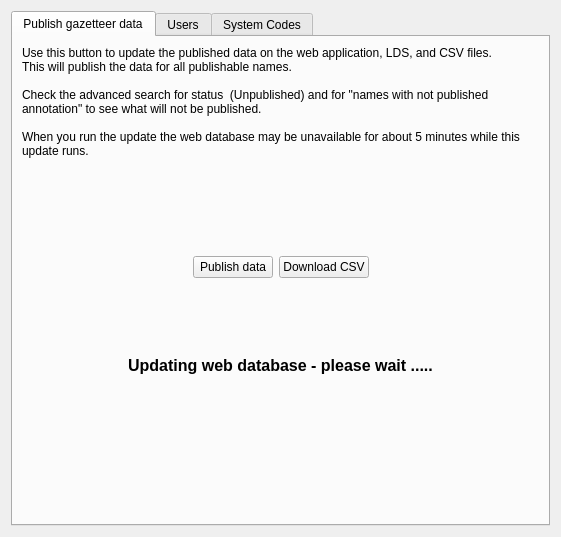
<?xml version="1.0" encoding="UTF-8"?>
<ui version="4.0">
 <class>AdminWidget</class>
 <widget class="QWidget" name="AdminWidget">
  <property name="geometry">
   <rect>
    <x>0</x>
    <y>0</y>
    <width>561</width>
    <height>537</height>
   </rect>
  </property>
  <property name="windowTitle">
   <string>Form</string>
  </property>
  <layout class="QVBoxLayout" name="verticalLayout">
   <item>
    <widget class="QTabWidget" name="tabWidget">
     <property name="currentIndex">
      <number>0</number>
     </property>
     <widget class="QWidget" name="tab">
      <attribute name="title">
       <string>Publish gazetteer data</string>
      </attribute>
      <layout class="QVBoxLayout" name="verticalLayout_4">
       <item>
        <widget class="QLabel" name="label">
         <property name="text">
          <string>Use this button to update the published data on the web application, LDS, and CSV files.
This will publish the data for all publishable names.

Check the advanced search for status  (Unpublished) and for &quot;names with not published annotation&quot; to see what will not be published.

When you run the update the web database may be unavailable for about 5 minutes while this update runs.</string>
         </property>
         <property name="wordWrap">
          <bool>true</bool>
         </property>
        </widget>
       </item>
       <item>
        <widget class="QLabel" name="uLastUpdateLabel">
         <property name="text">
          <string/>
         </property>
        </widget>
       </item>
       <item>
        <spacer name="verticalSpacer_3">
         <property name="orientation">
          <enum>Qt::Vertical</enum>
         </property>
         <property name="sizeHint" stdset="0">
          <size>
           <width>20</width>
           <height>40</height>
          </size>
         </property>
        </spacer>
       </item>
       <item>
        <layout class="QHBoxLayout" name="horizontalLayout_3">
         <property name="topMargin">
          <number>0</number>
         </property>
         <item>
          <spacer name="horizontalSpacer">
           <property name="orientation">
            <enum>Qt::Horizontal</enum>
           </property>
           <property name="sizeHint" stdset="0">
            <size>
             <width>40</width>
             <height>20</height>
            </size>
           </property>
          </spacer>
         </item>
         <item>
          <widget class="QPushButton" name="uPublishDatabase">
           <property name="text">
            <string>Publish data</string>
           </property>
          </widget>
         </item>
         <item>
          <widget class="QPushButton" name="uDownloadCSV">
           <property name="text">
            <string>Download CSV</string>
           </property>
          </widget>
         </item>
         <item>
          <spacer name="horizontalSpacer_2">
           <property name="orientation">
            <enum>Qt::Horizontal</enum>
           </property>
           <property name="sizeHint" stdset="0">
            <size>
             <width>40</width>
             <height>20</height>
            </size>
           </property>
          </spacer>
         </item>
        </layout>
       </item>
       <item>
        <spacer name="verticalSpacer_2">
         <property name="orientation">
          <enum>Qt::Vertical</enum>
         </property>
         <property name="sizeHint" stdset="0">
          <size>
           <width>20</width>
           <height>40</height>
          </size>
         </property>
        </spacer>
       </item>
       <item>
        <widget class="QLabel" name="uUpdatingLabel">
         <property name="font">
          <font>
           <pointsize>12</pointsize>
           <weight>75</weight>
           <bold>true</bold>
          </font>
         </property>
         <property name="text">
          <string>Updating web database - please wait .....</string>
         </property>
         <property name="alignment">
          <set>Qt::AlignCenter</set>
         </property>
        </widget>
       </item>
       <item>
        <spacer name="verticalSpacer">
         <property name="orientation">
          <enum>Qt::Vertical</enum>
         </property>
         <property name="sizeHint" stdset="0">
          <size>
           <width>20</width>
           <height>140</height>
          </size>
         </property>
        </spacer>
       </item>
      </layout>
     </widget>
     <widget class="QWidget" name="tab_2">
      <attribute name="title">
       <string>Users</string>
      </attribute>
      <layout class="QVBoxLayout" name="verticalLayout_3" stretch="0,0,0,0,0,0">
       <item>
        <widget class="QLabel" name="label_2">
         <property name="text">
          <string>Administer gazetteer application users.  Users must have a network login.  </string>
         </property>
        </widget>
       </item>
       <item>
        <widget class="QLabel" name="label_4">
         <property name="text">
          <string>Admin users can use the admin screens to update the web database, add and remove users, and update systems codes</string>
         </property>
         <property name="wordWrap">
          <bool>true</bool>
         </property>
        </widget>
       </item>
       <item>
        <widget class="ListModelTableView" name="uUsersTable"/>
       </item>
       <item>
        <widget class="QLabel" name="label_5">
         <property name="text">
          <string>To add a new user, just enter their network login userid below and click Add.</string>
         </property>
        </widget>
       </item>
       <item>
        <layout class="QHBoxLayout" name="horizontalLayout">
         <item>
          <widget class="QLabel" name="label_3">
           <property name="text">
            <string>User name</string>
           </property>
          </widget>
         </item>
         <item>
          <widget class="QLineEdit" name="uUserName"/>
         </item>
         <item>
          <widget class="QCheckBox" name="uUserIsAdmin">
           <property name="text">
            <string>Admin user</string>
           </property>
          </widget>
         </item>
        </layout>
       </item>
       <item>
        <layout class="QHBoxLayout" name="horizontalLayout_2">
         <item>
          <widget class="QPushButton" name="uAddUser">
           <property name="text">
            <string>Add</string>
           </property>
          </widget>
         </item>
         <item>
          <widget class="QPushButton" name="uUpdateUser">
           <property name="text">
            <string>Update</string>
           </property>
          </widget>
         </item>
         <item>
          <widget class="QPushButton" name="uRemoveUser">
           <property name="text">
            <string>Remove</string>
           </property>
          </widget>
         </item>
        </layout>
       </item>
      </layout>
     </widget>
     <widget class="QWidget" name="tab_3">
      <attribute name="title">
       <string>System Codes</string>
      </attribute>
      <layout class="QVBoxLayout" name="verticalLayout_2">
       <item>
        <widget class="SystemCodeEditorWidget" name="uSystemCodeWidget" native="true"/>
       </item>
      </layout>
     </widget>
    </widget>
   </item>
  </layout>
 </widget>
 <customwidgets>
  <customwidget>
   <class>SystemCodeEditorWidget</class>
   <extends>QWidget</extends>
   <header>SystemCodeEditorWidget</header>
   <container>1</container>
  </customwidget>
  <customwidget>
   <class>ListModelTableView</class>
   <extends>QTableView</extends>
   <header>LINZ.Widgets.ListModelConnector</header>
  </customwidget>
 </customwidgets>
 <resources/>
 <connections/>
</ui>
